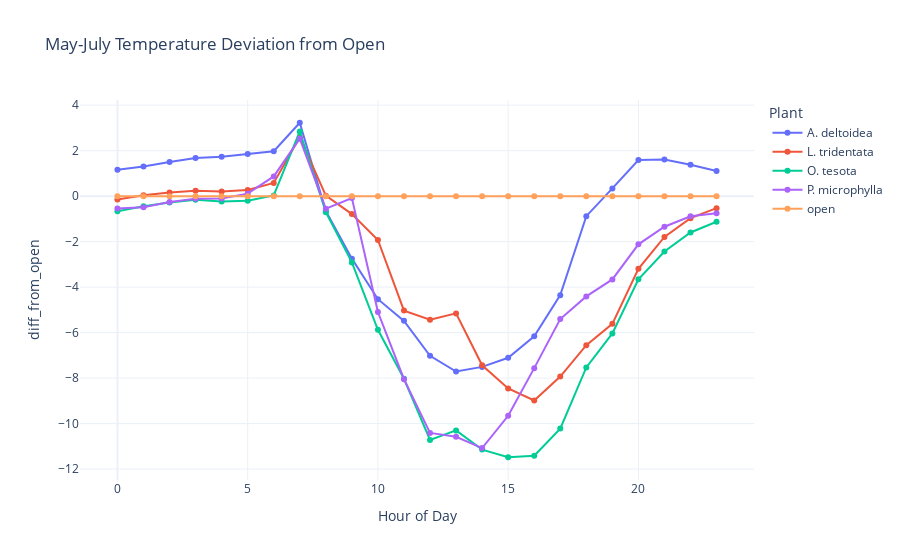

Notebook source saved alongside this figure:
### Code cell
# Hover over plotly line plot
fig = px.line(
    summer_diffs,
    x='hour',
    y='diff_from_open',
    color='plant',
    title='May-July Temperature Deviation from Open',
    labels={
        'hour': 'Hour of Day',
        'temp_diff': 'Temperature Difference (°C)',
        'plant': 'Plant'},
    template='plotly_white',
    markers=True,
    custom_data=['plant'])

fig.update_traces(hovertemplate="<b>%{customdata[0]}</b><br>Hour: %{x}<br>Temp Δ: %{y:.2f}°C")

fig.show()
fig.write_html("summer_open_deviation.html")

### Figure 1 — Plotly figure (JSON) as saved in the notebook; plotly's stock layout.template omitted (floating-point values rounded to 4 significant figures)
{"data": [{"customdata": [["A. deltoidea"], ["A. deltoidea"], ["A. deltoidea"], ["A. deltoidea"], ["A. deltoidea"], ["A. deltoidea"], ["A. deltoidea"], ["A. deltoidea"], ["A. deltoidea"], ["A. deltoidea"], ["A. deltoidea"], ["A. deltoidea"], ["A. deltoidea"], ["A. deltoidea"], ["A. deltoidea"], ["A. deltoidea"], ["A. deltoidea"], ["A. deltoidea"], ["A. deltoidea"], ["A. deltoidea"], ["A. deltoidea"], ["A. deltoidea"], ["A. deltoidea"], ["A. deltoidea"]], "hovertemplate": "<b>%{customdata[0]}</b><br>Hour: %{x}<br>Temp Δ: %{y:.2f}°C", "legendgroup": "A. deltoidea", "line": {"color": "#636efa", "dash": "solid"}, "marker": {"symbol": "circle"}, "mode": "lines+markers", "name": "A. deltoidea", "orientation": "v", "showlegend": true, "type": "scatter", "x": [0, 1, 2, 3, 4, 5, 6, 7, 8, 9, 10, 11, 12, 13, 14, 15, 16, 17, 18, 19, 20, 21, 22, 23], "xaxis": "x", "y": [1.16, 1.3, 1.497, 1.675, 1.736, 1.849, 1.974, 3.226, -0.6576, -2.748, -4.531, -5.484, -7.019, -7.713, -7.508, -7.106, -6.164, -4.353, -0.8813, 0.3401, 1.588, 1.607, 1.38, 1.105], "yaxis": "y"}, {"customdata": [["L. tridentata"], ["L. tridentata"], ["L. tridentata"], ["L. tridentata"], ["L. tridentata"], ["L. tridentata"], ["L. tridentata"], ["L. tridentata"], ["L. tridentata"], ["L. tridentata"], ["L. tridentata"], ["L. tridentata"], ["L. tridentata"], ["L. tridentata"], ["L. tridentata"], ["L. tridentata"], ["L. tridentata"], ["L. tridentata"], ["L. tridentata"], ["L. tridentata"], ["L. tridentata"], ["L. tridentata"], ["L. tridentata"], ["L. tridentata"]], "hovertemplate": "<b>%{customdata[0]}</b><br>Hour: %{x}<br>Temp Δ: %{y:.2f}°C", "legendgroup": "L. tridentata", "line": {"color": "#EF553B", "dash": "solid"}, "marker": {"symbol": "circle"}, "mode": "lines+markers", "name": "L. tridentata", "orientation": "v", "showlegend": true, "type": "scatter", "x": [0, 1, 2, 3, 4, 5, 6, 7, 8, 9, 10, 11, 12, 13, 14, 15, 16, 17, 18, 19, 20, 21, 22, 23], "xaxis": "x", "y": [-0.1519, 0.03552, 0.1549, 0.234, 0.2011, 0.2743, 0.5804, 2.596, 0.02211, -0.788, -1.929, -5.032, -5.437, -5.155, -7.436, -8.454, -8.986, -7.932, -6.551, -5.616, -3.196, -1.796, -0.9673, -0.5271], "yaxis": "y"}, {"customdata": [["O. tesota"], ["O. tesota"], ["O. tesota"], ["O. tesota"], ["O. tesota"], ["O. tesota"], ["O. tesota"], ["O. tesota"], ["O. tesota"], ["O. tesota"], ["O. tesota"], ["O. tesota"], ["O. tesota"], ["O. tesota"], ["O. tesota"], ["O. tesota"], ["O. tesota"], ["O. tesota"], ["O. tesota"], ["O. tesota"], ["O. tesota"], ["O. tesota"], ["O. tesota"], ["O. tesota"]], "hovertemplate": "<b>%{customdata[0]}</b><br>Hour: %{x}<br>Temp Δ: %{y:.2f}°C", "legendgroup": "O. tesota", "line": {"color": "#00cc96", "dash": "solid"}, "marker": {"symbol": "circle"}, "mode": "lines+markers", "name": "O. tesota", "orientation": "v", "showlegend": true, "type": "scatter", "x": [0, 1, 2, 3, 4, 5, 6, 7, 8, 9, 10, 11, 12, 13, 14, 15, 16, 17, 18, 19, 20, 21, 22, 23], "xaxis": "x", "y": [-0.6605, -0.4465, -0.2836, -0.1566, -0.2399, -0.2017, 0.03256, 2.844, -0.7078, -2.914, -5.874, -8.03, -10.72, -10.3, -11.14, -11.48, -11.42, -10.22, -7.531, -6.036, -3.657, -2.434, -1.598, -1.126], "yaxis": "y"}, {"customdata": [["P. microphylla"], ["P. microphylla"], ["P. microphylla"], ["P. microphylla"], ["P. microphylla"], ["P. microphylla"], ["P. microphylla"], ["P. microphylla"], ["P. microphylla"], ["P. microphylla"], ["P. microphylla"], ["P. microphylla"], ["P. microphylla"], ["P. microphylla"], ["P. microphylla"], ["P. microphylla"], ["P. microphylla"], ["P. microphylla"], ["P. microphylla"], ["P. microphylla"], ["P. microphylla"], ["P. microphylla"], ["P. microphylla"], ["P. microphylla"]], "hovertemplate": "<b>%{customdata[0]}</b><br>Hour: %{x}<br>Temp Δ: %{y:.2f}°C", "legendgroup": "P. microphylla", "line": {"color": "#ab63fa", "dash": "solid"}, "marker": {"symbol": "circle"}, "mode": "lines+markers", "name": "P. microphylla", "orientation": "v", "showlegend": true, "type": "scatter", "x": [0, 1, 2, 3, 4, 5, 6, 7, 8, 9, 10, 11, 12, 13, 14, 15, 16, 17, 18, 19, 20, 21, 22, 23], "xaxis": "x", "y": [-0.5446, -0.4853, -0.2609, -0.115, -0.1067, 0.1101, 0.8676, 2.526, -0.5563, -0.08634, -5.096, -8.05, -10.41, -10.58, -11.08, -9.657, -7.562, -5.402, -4.408, -3.661, -2.119, -1.346, -0.8879, -0.7502], "yaxis": "y"}, {"customdata": [["open"], ["open"], ["open"], ["open"], ["open"], ["open"], ["open"], ["open"], ["open"], ["open"], ["open"], ["open"], ["open"], ["open"], ["open"], ["open"], ["open"], ["open"], ["open"], ["open"], ["open"], ["open"], ["open"], ["open"]], "hovertemplate": "<b>%{customdata[0]}</b><br>Hour: %{x}<br>Temp Δ: %{y:.2f}°C", "legendgroup": "open", "line": {"color": "#FFA15A", "dash": "solid"}, "marker": {"symbol": "circle"}, "mode": "lines+markers", "name": "open", "orientation": "v", "showlegend": true, "type": "scatter", "x": [0, 1, 2, 3, 4, 5, 6, 7, 8, 9, 10, 11, 12, 13, 14, 15, 16, 17, 18, 19, 20, 21, 22, 23], "xaxis": "x", "y": [0.0, 0.0, 0.0, 0.0, 0.0, 0.0, 0.0, 0.0, 0.0, 0.0, 0.0, 0.0, 0.0, 0.0, 0.0, 0.0, 0.0, 0.0, 0.0, 0.0, 0.0, 0.0, 0.0, 0.0], "yaxis": "y"}], "layout": {"legend": {"title": {"text": "Plant"}, "tracegroupgap": 0}, "title": {"text": "May-July Temperature Deviation from Open"}, "xaxis": {"anchor": "y", "domain": [0, 1], "title": {"text": "Hour of Day"}}, "yaxis": {"anchor": "x", "domain": [0, 1], "title": {"text": "diff_from_open"}}}}
